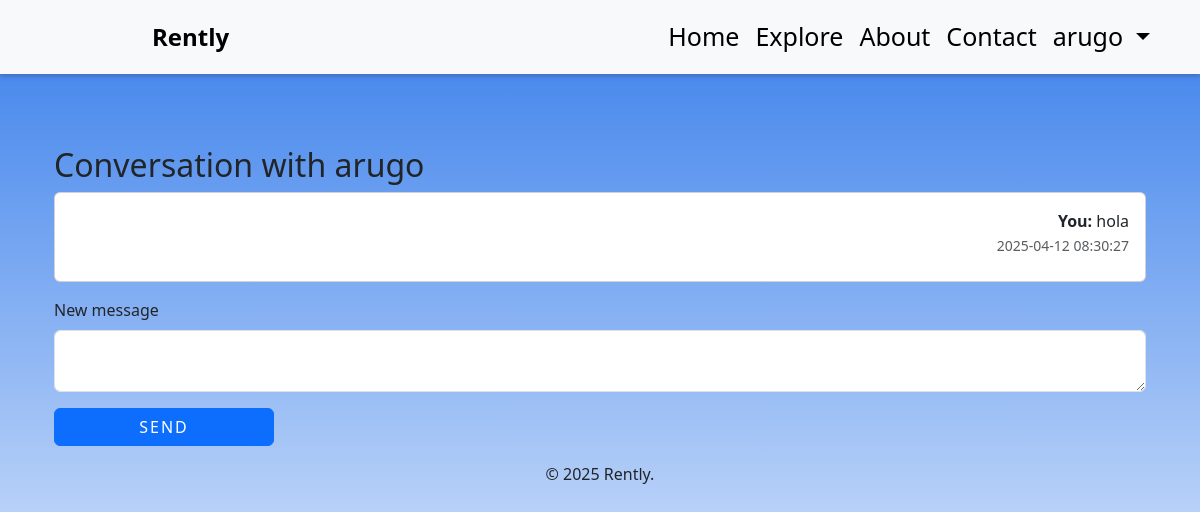
Page /messages/1 (signed in) on the committed database.
### data/models.py (models this page shows, shortened)
class User(SqlAlchemyBase, UserMixin):
    __tablename__ = 'users'
    id = Column(Integer, primary_key=True)
    username = Column(String(50), unique=True, nullable=False)
    email = Column(String(100), unique=True, nullable=False)
    password = Column(String(255), nullable=False)
    created_at = Column(TIMESTAMP, server_default=func.now())
    seller_rating = Column(Float, default=0.0)
    items = relationship("Item", back_populates="owner", cascade="all, delete-orphan")
    comments = relationship("Comment", back_populates="user", cascade="all, delete-orphan")

class Message(SqlAlchemyBase):
    __tablename__ = 'messages'
    id = Column(Integer, primary_key=True, autoincrement=True)
    sender_id = Column(Integer, ForeignKey('users.id'), nullable=False)
    receiver_id = Column(Integer, ForeignKey('users.id'), nullable=False)
    content = Column(Text, nullable=False)
    created_at = Column(TIMESTAMP, server_default=func.now())
    sender = relationship("User", foreign_keys=[sender_id], backref="sent_messages")
    receiver = relationship("User", foreign_keys=[receiver_id], backref="received_messages")

### app.py (the view, shortened to what this page needs)
@app.route('/messages/<int:user_id>', methods=['GET', 'POST'])
@login_required
def messages_conversation(user_id):
    session = create_session()
    other_user = session.query(User).get(user_id)
    if not other_user:
        session.close()
        flash('No user have been found!', 'error')
        return redirect(url_for('inbox'))
    msgs = session.query(Message).filter(
        ((Message.sender_id == current_user.id) & (Message.receiver_id == user_id)) |
        ((Message.sender_id == user_id) & (Message.receiver_id == current_user.id))
    ).order_by(Message.created_at.asc()).all()
    session.close()
    return render_template('messages_conversation.html',
                           other_user=other_user, messages=msgs)

### app.py (called while the page is built)
@login_manager.user_loader
def load_user(user_id):
    session = create_session()
    user = session.query(User).get(int(user_id))
    session.close()
    return user

@app.before_request
def before_request():
    g.user = current_user

### data/db_session.py (called while the page is built)
def create_session() -> Session:
    global __factory
    return __factory()

### templates/messages_conversation.html (shortened to what this page needs)
{% extends "base.html" %}
{% block content %}
<div class="container mt-5">
    <h2>Conversation with {{ other_user.username }}</h2>
    <div class="card mb-3">
        <div class="card-body" style="max-height: 400px; overflow-y: auto;">
            {% if messages %}
                {% for msg in messages %}
                <div class="mb-2">
                    {% if msg.sender_id == current_user.id %}
                        <div class="text-end">
                            <strong>You:</strong> {{ msg.content }}
                            <br>
                            <small class="text-muted">{{ msg.created_at }}</small>
                        </div>
                    {% else %}
                        <div>
                            <strong>{{ other_user.username }}:</strong> {{ msg.content }}
                            <br>
                            <small class="text-muted">{{ msg.created_at }}</small>
                        </div>
                    {% endif %}
                </div>
                {% endfor %}
            {% else %}
                <p>No messages yet</p>
            {% endif %}
        </div>
    </div>
    <form method="POST" action="{{ url_for('messages_conversation', user_id=other_user.id) }}">
        <div class="mb-3">
            <label for="content" class="form-label">New message</label>
            <textarea class="form-control" id="content" name="content" rows="2" required></textarea>
        </div>
        <button type="submit" style="min-width: 220px; white-space: nowrap;" class="btn btn-primary">Send</button>
    </form>
</div>
{% endblock %}

### templates/base.html (shortened to what this page needs)
<!DOCTYPE html>
<html lang="en">
<head>
    <link rel="stylesheet" href="https://cdnjs.cloudflare.com/ajax/libs/bootstrap/5.3.0/css/bootstrap.min.css">
    <link rel="stylesheet" href="/static/css/styles.css">
    <link rel="stylesheet" href="{{ url_for('static', filename='styles.css') }}">
</head>
<body class="site-background">
    <nav class="navbar navbar-expand-lg navbar-light bg-light">
        <div class="container">
            <a href="/" style="padding-left: 100px;" class="navbar-brand">Rently</a>
            <div class="collapse navbar-collapse" id="navbarSupportedContent">
                <ul class="navbar-nav ms-auto">
                    <li class="nav-item">
                        <a href="/" class="nav-link" style="font-size: 25px;">Home</a>
                    </li>
                    <li class="nav-item">
                        <a href="/explore" class="nav-link" style="font-size: 25px;">Explore</a>
                    </li>
                    <li class="nav-item">
                        <a href="/about" class="nav-link" style="font-size: 25px;">About</a>
                    </li>
                    <li class="nav-item">
                        <a href="/contact" class="nav-link" style="font-size: 25px;">Contact</a>
                    </li>
                    {% if current_user.is_authenticated %}
                        <li class="nav-item dropdown">
                            <a class="nav-link dropdown-toggle" href="#" id="userDropdown" role="button"
                               data-bs-toggle="dropdown" aria-expanded="false" style="font-size: 25px;">
                                {{ current_user.username }}
                            </a>
                        </li>
                    {% else %}
                        <li class="nav-item">
                            <a href="/login" class="nav-link" style="font-size: 25px;">
                                <button class="btn btn-outline-primary">Login</button>
                            </a>
                        </li>
                    {% endif %}
                </ul>
            </div>
        </div>
    </nav>
    <div class="container mt-4">
        {% block content %}
        {% endblock %}
    </div>
    <footer class="text-center py-3">
        <p>© 2025 Rently.</p>
    </footer>
</body>
</html>

### static/css/styles.css (style rules this page uses)
.site-background { background-image: linear-gradient(#387eeb, white); background-size: cover; background-position: center; background-attachment: fixed; background-repeat: no-repeat; min-height: 100vh; display: flex; flex-direction: column; }
.navbar { background-color: white; padding: 10px 20px; display: flex; justify-content: space-between; align-items: center; box-shadow: 0 2px 5px rgba(0, 0, 0, 0.2); }
.navbar-brand { color: black; font-size: 24px; font-weight: bold; text-decoration: none; margin: 0 10px; }
.nav-link { color: black; text-decoration: none; font-size: 18px; transition: color 0.3s ease; }
button { width: 100px; background-color: #fff; color: black; position: relative; padding: 10px 20px; border-radius: 7px; border: 1px solid rgb(61, 106, 255); font-size: 14px; text-transform: uppercase; font-weight: 600; letter-spacing: 2px; background: transparent; overflow: hidden; box-shadow: 0 0 0 0 transparent; -webkit-transition: all 0.2s ease-in; -moz-transition: all 0.2s ease-in; transition: all 0.2s ease-in; }
button::before { content: ''; display: block; width: 0px; height: 86%; position: absolute; top: 7%; left: 0%; opacity: 0; background: #fff; box-shadow: 0 0 50px 30px #fff; -webkit-transform: skewX(-20deg); -moz-transform: skewX(-20deg); -ms-transform: skewX(-20deg); -o-transform: skewX(-20deg); transform: skewX(-20deg); }

### rows in the picture
User: username "arugo"
Message: content "hola", created_at "2025-04-12 08:30:27"
